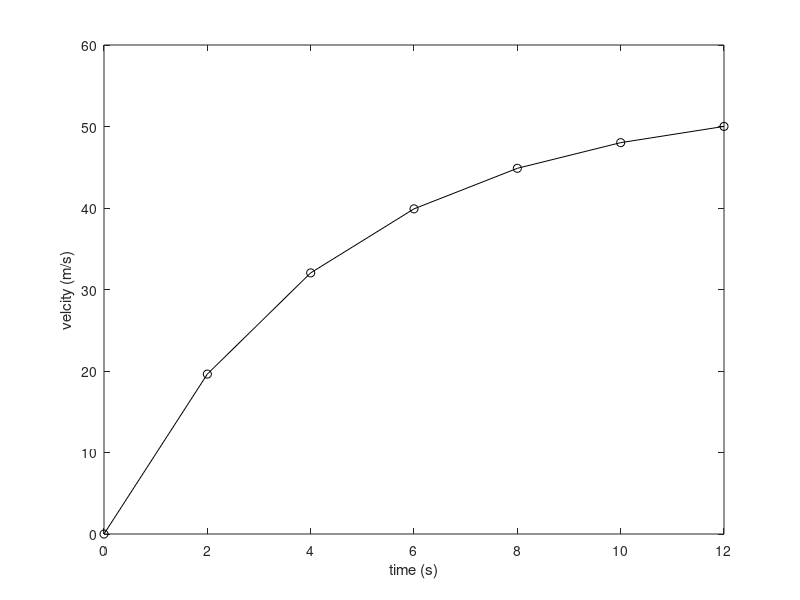

Recreate this plot in MATLAB.
clear all
clc
close all
%==========================================================================
%                                DEFINITIONS
%==========================================================================
% 1. PURPOSE: Solving Parachutist Example

% -INPUT PARAMETERS
% g         : gravity
% m         : mass
% cd        : drag coefficient
% ti        : initial time
% tf        : final time

% -OUTPUT PARAMETERS
% v         : velcity of the parachutist

% 2. REFERENCES:
% [1]. David W. Rosen, Georgia Institute of Technology, ME6103 Course Notes

% 3. OTHERS:
% Modifed Date: 01/20/2023
% By : Recep M. Gorguluarslan

% Inputs
g=9.81;
% m=input('mass (kg): ');
m=68.1;
cd=12.5;
ti=0;
tf=12;
vi=0;
dt=2;
t = ti;
v = vi;
h = dt;

% Velocity calculation betwen t=0 to t=tf
inc=1;
while (1)
	if t + dt > tf
		h = tf - t;
    end
	dvdt = g - (cd / m) * v(inc,1);
	v(inc+1,1) = v(inc,1) + dvdt * h;
	t(inc+1,1) = t(inc,1) + h;
    if t(inc+1,1) >= tf 
        disp('velocity (m/s):');
        disp(v(inc+1,1));
        break

    end

    disp('velocity (m/s):');
    disp(v(inc+1,1));
    inc=inc+1;
end

% Plotting the velocity
plot(t,v,'k-o')
xlabel('time (s)')
ylabel('velcity (m/s)')











